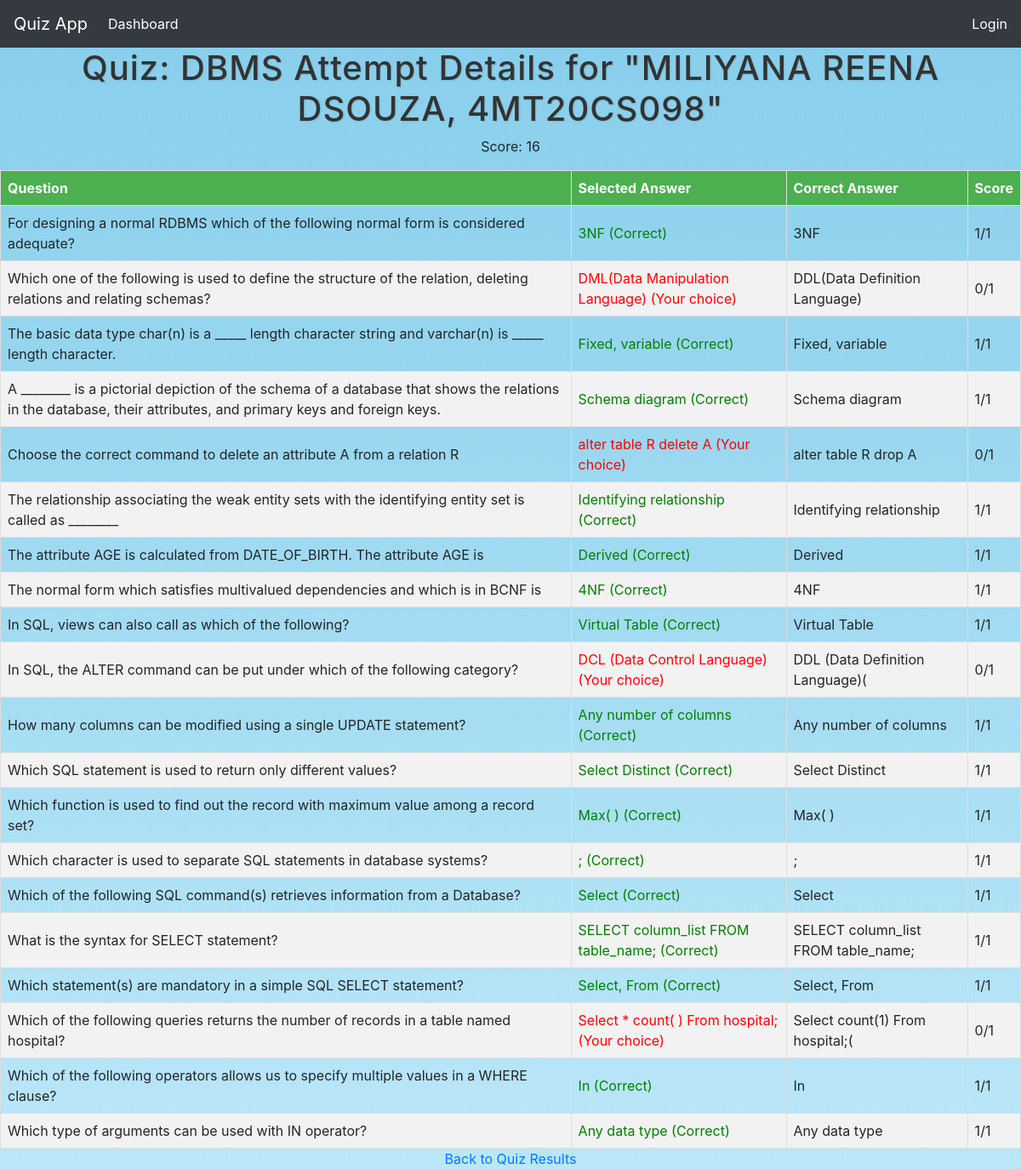
Screenshot of /admin/quiz_attempt_details/nDjeL1rtfcI/59 (signed in) with the database file from the repository.
### app/models.py (models this page shows)
class Quiz(db.Model):
    __tablename__ = 'quiz'
    id = db.Column(db.Integer, primary_key=True)
    title = db.Column(db.String(150), nullable=False)
    time_limit = db.Column(db.Integer, nullable=True)
    num_questions_display = db.Column(db.Integer, nullable=False)
    link = db.Column(db.String(255), unique=True, nullable=False, default=generate_unique_quiz_link)
    admin_id = db.Column(db.Integer, db.ForeignKey('user.id'), nullable=False)
    questions = db.relationship('Question', backref='quiz', lazy=True, cascade='all, delete-orphan')
    results = db.relationship('Result', back_populates='quiz')
    start_time = db.Column(db.DateTime, nullable=True)
    end_time = db.Column(db.DateTime, nullable=True)
    attempts = db.relationship('QuizAttempt', back_populates='quiz')

class User(UserMixin, db.Model):
    __tablename__ = 'user'
    id = db.Column(db.Integer, primary_key=True)
    name = db.Column(db.String(100), nullable=False)
    usn = db.Column(db.String(10), unique=True, nullable=True)
    username = db.Column(db.String(100), unique=True, nullable=False)
    password = db.Column(db.String(200), nullable=False)
    role = db.Column(db.String(10), nullable=False, default='user')
    results = db.relationship('Result', back_populates='user')
    attempts = db.relationship('QuizAttempt', back_populates='user')

class Result(db.Model):
    __tablename__ = 'result'
    id = db.Column(db.Integer, primary_key=True)
    score = db.Column(db.Integer, nullable=False)
    user_id = db.Column(db.Integer, db.ForeignKey('user.id'), nullable=False)
    quiz_id = db.Column(db.Integer, db.ForeignKey('quiz.id'), nullable=False)
    timestamp = db.Column(db.DateTime, default=datetime.utcnow)
    user = db.relationship('User', back_populates='results')
    quiz = db.relationship('Quiz', back_populates='results')
    attempted = db.Column(db.Boolean, default=False, nullable=False)

class UserAnswer(db.Model):
    __tablename__ = 'useranswer'
    id = db.Column(db.Integer, primary_key=True)
    user_id = db.Column(db.Integer, db.ForeignKey('user.id'), nullable=False)
    quiz_id = db.Column(db.Integer, db.ForeignKey('quiz.id'), nullable=False)
    question_id = db.Column(db.Integer, db.ForeignKey('question.id'), nullable=False)
    option_id = db.Column(db.Integer, db.ForeignKey('option.id'), nullable=False)
    attempt_id = db.Column(db.Integer, db.ForeignKey('quizattempt.id'), nullable=False)
    timestamp = db.Column(db.DateTime, default=datetime.utcnow)
    user = db.relationship('User', backref='user_answers')
    quiz = db.relationship('Quiz', backref='quiz_answers')
    question = db.relationship('Question', backref='question_answers')
    option = db.relationship('Option', backref='option_answers')
    attempt = db.relationship('QuizAttempt', back_populates='user_answers')

class Question(db.Model):
    __tablename__ = 'question'
    id = db.Column(db.Integer, primary_key=True)
    text = db.Column(db.String(200), nullable=False)
    correct_answer = db.Column(db.String(200), nullable=False)
    quiz_id = db.Column(db.Integer, db.ForeignKey('quiz.id'), nullable=False)
    options = db.relationship('Option', backref='question', lazy=True, cascade="all, delete-orphan")
    points = db.Column(db.Integer, nullable=False, default=1)
    attempts = db.relationship('QuizAttempt', secondary=attempt_questions, back_populates='questions')

class Option(db.Model):
    __tablename__ = 'option'
    id = db.Column(db.Integer, primary_key=True)
    text = db.Column(db.String(200), nullable=False)
    question_id = db.Column(db.Integer, db.ForeignKey('question.id'), nullable=False)

### app/routes.py (the view)
@main.route('/<path:path>', methods=['GET', 'POST'])
def catch_all(path):
    print(f"Unhandled path: {path}")
    return f"Path requested: {path}", 404

### app/routes.py (called while the page is built)
@login_manager.user_loader
def load_user(user_id):
    return User.query.get(int(user_id))

@main.route('/admin/quiz_attempt_details/<quiz_link>/<int:attempt_id>')
@login_required
def quiz_attempt_details(quiz_link, attempt_id):
    if not current_user.role == 'admin':
        flash('Access denied: Requires admin privileges.', 'error')
        return redirect(url_for('main.dashboard'))
    quiz = Quiz.query.filter_by(link=quiz_link).first_or_404()
    attempt = QuizAttempt.query.get_or_404(attempt_id)
    user_answers = UserAnswer.query.filter_by(attempt_id=attempt.id).all()
    result = Result.query.filter_by(user_id=attempt.user_id, quiz_id=attempt.quiz_id).first()
    return render_template('quiz_attempt_details.html', quiz=quiz, attempt=attempt, user_answers=user_answers, result=result)

### app/templates/quiz_attempt_details.html (shortened to what this page needs)
<!DOCTYPE html>
<html lang="en">
<head>
    <link rel="stylesheet" href="{{ url_for('static', filename='css/base.css') }}">
    <link rel="stylesheet" href="https://cdn.jsdelivr.net/npm/bootstrap@4.6.2/dist/css/bootstrap.min.css">
</head>
<body>
    <nav class="navbar navbar-expand-lg navbar-dark bg-dark">
        <a class="navbar-brand" href="#">Quiz App</a>
        <div class="collapse navbar-collapse" id="navbarText">
            <ul class="navbar-nav mr-auto">
                <li class="nav-item active">
                    <a class="nav-link" href="url_for(main.dashboard)">Dashboard <span class="sr-only">(current)</span></a>
                </li>
            </ul>
            {% if name %}
                <div class="btn-group dropleft">
                    <span class="btn btn-secondary dropdown-toggle" type="button" id="dropdownMenuButton" data-toggle="dropdown" aria-haspopup="true" aria-expanded="false">
                        {{ name}}
                    </span>
                    <div class="dropdown-menu" aria-labelledby="dropdownMenuButton">
                        <a class="dropdown-item" href="{{ url_for('main.logout') }}">Logout</a>
                    </div>
                </div>
            {% else %}
                <span class="navbar-text">
                    <a href="{{url_for('main.login')}}">Login</a>
                </span>
            {% endif %}
        </div>
    </nav>
    <h1>Quiz: {{ quiz.title }} Attempt Details for "{{ attempt.user.name }}, {{ attempt.user.usn }}"</h1>
    <p>Score: {{result.score}}</p>
    <table>
        <thead>
            <tr>
                <th>Question</th>
                <th>Selected Answer</th>
                <th>Correct Answer</th>
                <th>Score</th>
            </tr>
        </thead>
        <tbody>
            {% for user_answer in user_answers %}
            <tr>
                <td>{{ user_answer.question.text }}</td>
                <td class="{{ 'correct' if user_answer.option.text == user_answer.question.correct_answer else 'incorrect' }}">
                    {{ user_answer.option.text }}
                    {% if user_answer.option.text == user_answer.question.correct_answer %}
                        (Correct)
                    {% else %}
                        (Your choice)
                    {% endif %}
                </td>
                <td>{{ user_answer.question.correct_answer }}</td>
                <td>{% if user_answer.option.text == user_answer.question.correct_answer %}{{ user_answer.question.points }}{% else %}0{% endif %}/{{ user_answer.question.points }}</td>
            </tr>
        {% endfor %}
                </tbody>
    </table>
    <a href="{{ url_for('main.admin_quiz_results', quiz_link=attempt.quiz.link) }}">Back to Quiz Results</a>
</body>
</html>

### app/static/css/base.css (style rules this page uses)
body { font-family: Arial, sans-serif; margin: 0; padding: 0; background: linear-gradient(to bottom, #87ceeb 0%, #bbe7f8 100%); display: flex; flex-direction: column; align-items: center; width: 100%; min-height: 100vh; }
nav { width: 100%; }
h1 { text-align: center; color: #333; margin-bottom: 10px; text-shadow: 1px 1px 2px rgba(0, 0, 0, 0.1); letter-spacing: 1px; }

### app/templates/quiz_attempt_details.html (style rules this page uses)
table { width: 100%; border-collapse: collapse; }
th, td { border: 1px solid #ddd; padding: 8px; text-align: left; }
th { background-color: #4CAF50; color: white; }
tr:nth-child(even) { background-color: #f2f2f2; }
.correct { color: green; }
.incorrect { color: red; }

### rows the page displays
Quiz: title "DBMS"
User: user.name "MILIYANA REENA DSOUZA", user.usn "4MT20CS098"
Result: score "16"
UserAnswer: question.text "For designing a normal RDBMS which of the following normal form is considered adequate?", option.text "3NF", shows "(Correct)", question.correct_answer "3NF", question.points "1"
UserAnswer: question.text "Which one of the following is used to define the structure of the relation, deleting relations and relating schemas?", option.text "DML(Data Manipulation Language)", shows "(Your choice)", question.correct_answer "DDL(Data Definition Language)", shows "0", question.points "1"
UserAnswer: question.text "The basic data type char(n) is a _____ length character string and varchar(n) is _____ length character.", option.text "Fixed, variable", shows "(Correct)", question.correct_answer "Fixed, variable", question.points "1"
UserAnswer: question.text "A ________ is a pictorial depiction of the schema of a database that shows the relations in the database, their attributes, and primary keys and foreign keys.", option.text "Schema diagram", shows "(Correct)", question.correct_answer "Schema diagram", question.points "1"
UserAnswer: question.text "Choose the correct command to delete an attribute A from a relation R", option.text "alter table R delete A", shows "(Your choice)", question.correct_answer "alter table R drop A", shows "0", question.points "1"
UserAnswer: question.text "The relationship associating the weak entity sets with the identifying entity set is called as ________", option.text "Identifying relationship", shows "(Correct)", question.correct_answer "Identifying relationship", question.points "1"
UserAnswer: question.text "The attribute AGE is calculated from DATE_OF_BIRTH. The attribute AGE is", option.text "Derived", shows "(Correct)", question.correct_answer "Derived", question.points "1"
UserAnswer: question.text "The normal form which satisfies multivalued dependencies and which is in BCNF is", option.text "4NF", shows "(Correct)", question.correct_answer "4NF", question.points "1"
UserAnswer: question.text "In SQL, views can also call as which of the following?", option.text "Virtual Table", shows "(Correct)", question.correct_answer "Virtual Table", question.points "1"
UserAnswer: question.text "In SQL, the ALTER command can be put under which of the following category?", option.text "DCL (Data Control Language)", shows "(Your choice)", question.correct_answer "DDL (Data Definition Language)(", shows "0", question.points "1"
UserAnswer: question.text "How many columns can be modified using a single UPDATE statement?", option.text "Any number of columns", shows "(Correct)", question.correct_answer "Any number of columns", question.points "1"
UserAnswer: question.text "Which SQL statement is used to return only different values?", option.text "Select Distinct", shows "(Correct)", question.correct_answer "Select Distinct", question.points "1"
UserAnswer: question.text "Which function is used to find out the record with maximum value among a record set?", option.text "Max( )", shows "(Correct)", question.correct_answer "Max( )", question.points "1"
UserAnswer: question.text "Which character is used to separate SQL statements in database systems?", option.text ";", shows "(Correct)", question.correct_answer ";", question.points "1"
UserAnswer: question.text "Which of the following SQL command(s) retrieves information from a Database?", option.text "Select", shows "(Correct)", question.correct_answer "Select", question.points "1"
UserAnswer: question.text "What is the syntax for SELECT statement?", option.text "SELECT column_list FROM table_name;", shows "(Correct)", question.correct_answer "SELECT column_list FROM table_name;", question.points "1"
UserAnswer: question.text "Which statement(s) are mandatory in a simple SQL SELECT statement?", option.text "Select, From", shows "(Correct)", question.correct_answer "Select, From", question.points "1"
UserAnswer: question.text "Which of the following queries returns the number of records in a table named hospital?", option.text "Select * count( ) From hospital;", shows "(Your choice)", question.correct_answer "Select count(1) From hospital;(", shows "0", question.points "1"
UserAnswer: question.text "Which of the following operators allows us to specify multiple values in a WHERE clause?", option.text "In", shows "(Correct)", question.correct_answer "In", question.points "1"
UserAnswer: question.text "Which type of arguments can be used with IN operator?", option.text "Any data type", shows "(Correct)", question.correct_answer "Any data type", question.points "1"
